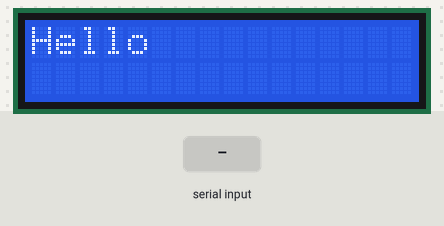
Simulated run of this sketch. Board: Arduino Uno, built with avr-gcc and run on an emulated ATmega328P. Parts: 16×2 character LCD. The test bench sets the inputs (shaded band). What the sketch prints to the serial monitor is not drawn.

Above: at 1.2 s.
1.3 s: "hi" received over Serial
At 4.6 s:
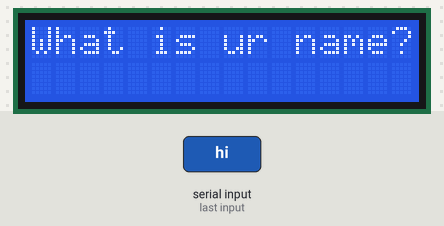
At 13.2 s:
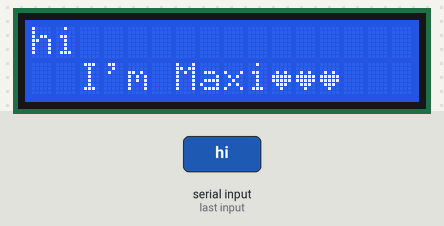
Timing chart, 0 to 14.7 s (numbered marks = the images above; inputs shaded):
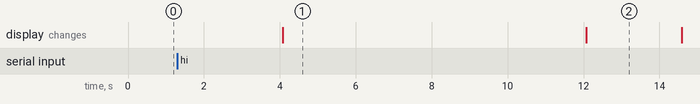

Measured:
- after the input at 1.3 s, the display: changes after 2.8 s (image 1)
- what the display in image 1 shows lasts 8.0 s, from 4.1 s to 12.1 s

The sketch:

Maxi.ino
```cpp
#include <LiquidCrystal.h> // includes the LiquidCrystal Library

LiquidCrystal lcd(3, 2, 4, 5, 6, 7);//LCD object

byte heart[8] = {
  B00000,
  B00000,
  B01010,
  B11111,
  B11111,
  B01110,
  B00100,
  B00000
};//heart on screen

String Name=""  ;   //Name that user enter
String voice="";    //User interact Hi/Bye
String Mood="";     //Mood that
void setup() {
    Serial.begin(9600); //bluetooth module begin
    lcd.begin(16,2);    //LCD begin

    lcd.createChar(0, heart);
    lcd.clear();
    lcd.print("Hello");

}

void loop() {

while(  Serial.available())     //take input from blutooth module through voice processing app
{
  char c=(char)Serial.read();
  voice+=c;                     // put input in Voice variable

}delay(2000);
  Serial.print(voice);
  //take data from user


if(voice.length()>0){
  Serial.println(voice);
if(voice=="hi")
{
    lcd.clear();
    lcd.print("Hello");
    lcd.clear();
    lcd.print("What is ur name?");
    delay(8000);
  while(  Serial.available())
  {
  char a=(char)Serial.read();
  Name+=a;
  Serial.print(Name);

  }
    lcd.clear();
    lcd.print("hi");
    lcd.setCursor(3,0);
    lcd.print(Name);
    lcd.setCursor(2,1);
    lcd.print("I'm Maxi");
    lcd.print(char(0));
    lcd.print(char(0));
    lcd.print(char(0));
    delay(2500);
    lcd.clear();
    lcd.print("are you ");
    lcd.setCursor(2,1);
    lcd.print("Felling good?");
    delay(8000);
  while(  Serial.available())
  {
  char x=(char)Serial.read();
  Mood+=x;
  }
  if(Mood=="yes")
  {
    lcd.clear();
    lcd.print("el7amdellah");
  }
    else if(Mood="no")
    {
    lcd.clear();
    lcd.print("m3lish");
    }
}
else if(voice=="off")
{
  lcd.clear();
  lcd.print("Bye");
  lcd.setCursor(2,1);
  lcd.print("see you Later");
}
Name="";
Mood="";
voice="";
}
}
```
